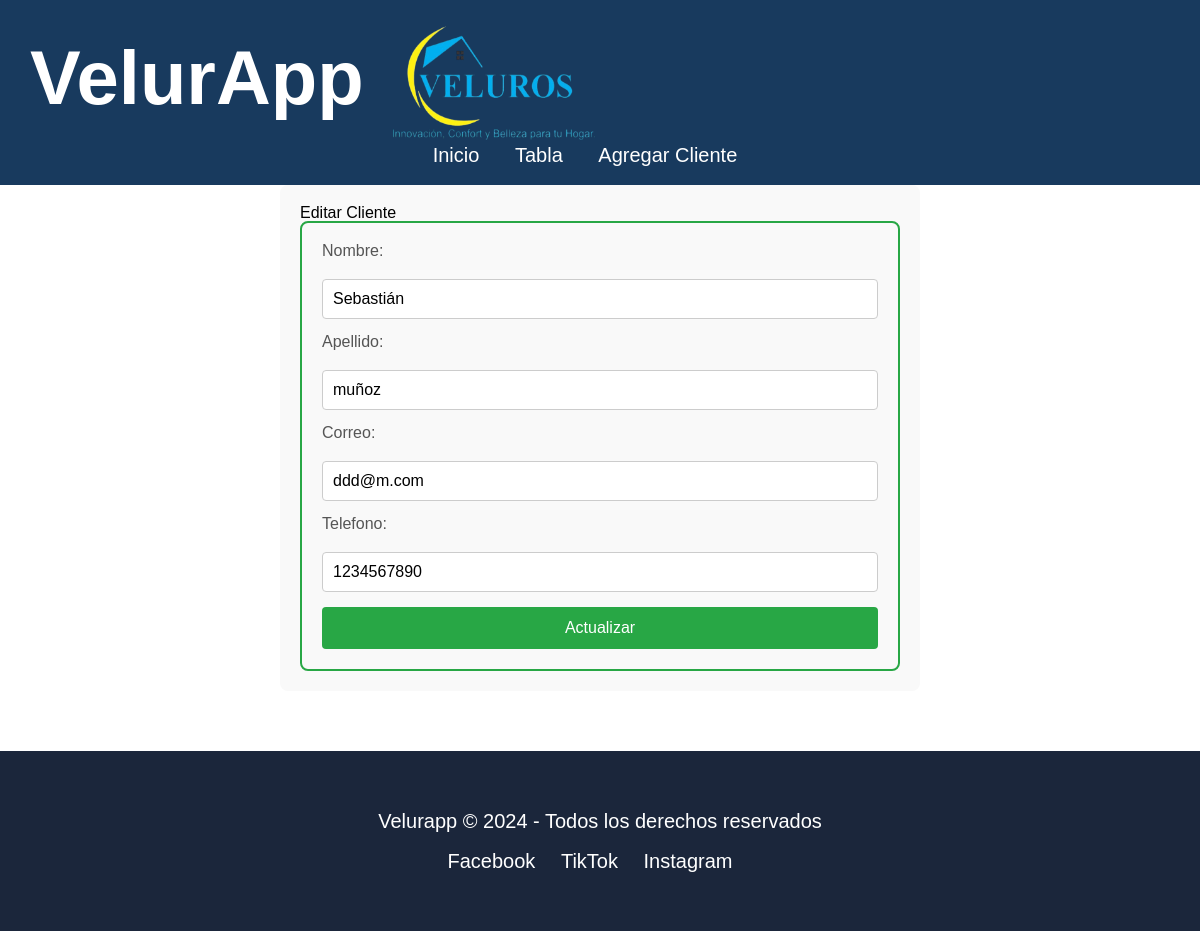
Screenshot of /editar/13/ with the database file from the repository.
### todo/models.py (models this page shows, shortened)
class Cliente(models.Model):
    nombre = models.CharField(max_length=100)
    apellido = models.CharField(max_length=100)
    correo = models.EmailField(unique=True)
    telefono = models.CharField(max_length=15)
    class Meta:
        ordering = ['id']

### todo/views.py (the view)
# urls.py: path('editar/<int:cliente_id>/', views.editar, name='editar'),
def editar(request, cliente_id):
    cliente = get_object_or_404(Cliente, id=cliente_id)
    if request.method == 'POST':
        form = ClienteForm(request.POST, instance=cliente)
        if form.is_valid():
            form.save()
            return redirect('home')
    else:
        form = ClienteForm(instance=cliente)
    return render(request, 'todo/editar.html', {'form': form})

### todo/templates/todo/editar.html (shortened to what this page needs)
{% extends 'todo/layout.html' %}
{% load static %}
{% block content %}
<div class="formulario">
  <h2>Editar Cliente</h2>
  <form method="POST">
    <fieldset>
      {{ form.as_p }}
      <button type="submit">Actualizar</button>
    </fieldset>
  </form>
</div>
{% endblock %}

### todo/static/todo/styles.css (style rules this page uses)
html, body, div, span, applet, object, iframe, h1, h2, h3, h4, h5, h6, p, blockquote, pre, a, abbr, acronym, address, big, cite, code, del, dfn, em, img, ins, kbd, q, s, samp, small, strike, strong, sub, sup, tt, var, b, u, i, center, dl, dt, dd, ol, ul, li, fieldset, form, label, legend, table, caption, tbody, tfoot, thead, tr, th, td, article, aside, canvas, details, embed, figure, figcaption, footer, header, hgroup, menu, nav, output, ruby, section, summary, time, mark, audio, video { margin: 0; padding: 0; border: 0; font-size: 100%; font: inherit; vertical-align: baseline; }
body { line-height: 1; }
body { font-family: 'branding_proregular',Arial, Helvetica, sans-serif; }
.formulario { width: 100%; max-width: 600px; margin: 0 auto; padding: 20px; background-color: #f9f9f9; border-radius: 8px; }
.formulario fieldset { border: 2px solid #28a745; padding: 20px; border-radius: 8px; }
.formulario label { display: block; font-size: 16px; color: #555; margin-bottom: 20px; }
input[type="text"], input[type="email"], input[type="password"], input[type="tel"], input[type="number"], input[type="date"], .formulario textarea { width: 100%; padding: 10px; margin-bottom: 15px; border: 1px solid #ccc; border-radius: 4px; box-sizing: border-box; font-size: 16px; }
.formulario button[type="submit"] { background-color: #28a745; color: white; font-size: 16px; padding: 12px 20px; border: none; border-radius: 4px; cursor: pointer; width: 100%; }
.form-control { border-radius: 12px; border: 2px solid #e1e5e9; padding: 12px 16px; transition: all 0.3s ease; }

### rows the page displays
Cliente: nombre "Sebastián", apellido "muñoz", correo "ddd@m.com", telefono "1234567890"
